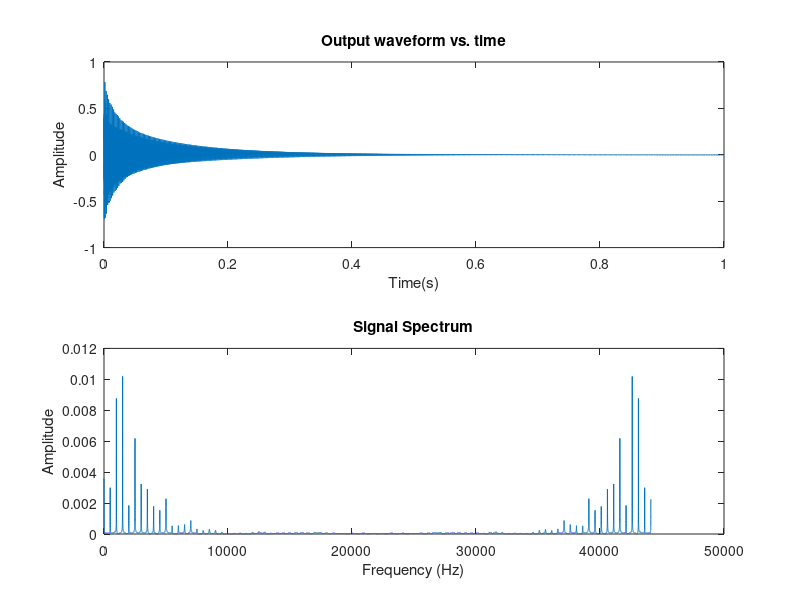

The MATLAB script that drew this image: (Note: this script raises an error after producing the figure.)
% % % % % % % % % % % % % % % % % % % % % % % % % % % % % % 
%            Modified Karplus-Strong Algorithm
%                 for a plucked string
%                  Ruthu Prem Kumar 
%                    February 2020
% 
%     This Program first creates a short 
%     white noise passed through dynamic filter
%     and then performs the modified Karplus-Strong 
%     Algorithm with an all-pass filter
%     to produce a harmonic structure similar
%     to that of a plucked string
% 
%     The fundamental frequency of the output
%     matches better with the actual fundamental frequency,
%     as compared to the basic algorithm
%
% % % % % % % % % % % % % % % % % % % % % % % % % % % % % % 


clear all; close all;       % Ensuring all variables are closed and cleared

%s = rng(0);                % To Produce a fixed set of random numbers each time for a consistent tone

Fs = 44100;                 % Sample Rate Fs (samples/s)
f0 = 500;                   % Fundamental frequency (Hz)

Nexact = Fs/f0 - 0.5;       % Ideal Delay line length (samples)
N = floor(Nexact);          % Actual Delay Line Length (samples)   
P = Nexact - N;             % Fractional Delay (samples)

C = (1-P)/(1+P);            % All pass filter coefficient


rho = 0.99;                % Loss Factor
R = 0.5;                    % Dynamics filter coefficient

dur = 1;                  % Length of simulation (s) 

M = round(Fs*dur);                 % Length of simulation in samples

%%%%%%%%%%%----Pre - filter -----%%%%%%%%%%%%%%%%%

v = 2*rand(N+1,1)-1;        % Input noise vector

u = filter((1-R),[1,-R],v); % Dynamics filter output

%%%%%%%%%%------ Main Algorithm------ %%%%%%%%%%%%%

y = [ u ;zeros(M-(N+1),1)]; %Initialising output vector y


% For loop to calculate rest of y using the recursion 
for n = N+1:M-1
    
    y(n+1) = (rho/2)*(y(n+1-N) + y(n-N));
    
end

%%%%%%%%%%%%%----MODIFIED ALGORITHM-------%%%%%%%%%%%%


xp0 = 0; yp0 = 0;

% Last input sample to allpass filter
xp1 = y(1);
% Initial condition for allpass filter
yp1 = 0;
for n=N+1:M-1 
    
    %Grab input sample to allpass filter
    xp0 = y(n-N+1);
    
    %Calculate output sample from allpass filter
    %Using only intermediate variables xp0, xp1, yp0 and yp1
    
    yp0 = C*xp0 + xp1 - C*yp1;
    
    %calculate next sample of Karplus-Strong, based only on yp0 and yp1
    y(n+1) = (rho/2)*(yp0+yp1);
        
    %step forward in time with your intermediate variables
    xp1=xp0; yp1=yp0;
end

% Play Audio File
soundsc(y,Fs);    

%%%%%%%%--------- PLOTS ----------%%%%%%%%%%


% Waveform - Time Plot %%
subplot(2,1,1)

plot([1:M]/Fs,y)
xlabel('Time(s)'); ylabel('Amplitude'); title('Output waveform vs. time');
xlim([0 dur]);

%% Spectrum Plot %%
subplot(2,1,2)

plot(linspace(0,Fs,M),abs(fft(y))/M,'LineWidth',0.75);
xlabel('Frequency (Hz)'); ylabel('Amplitude'); title('Signal Spectrum');
xline(f0); xlim([0 Fs/2]); 




